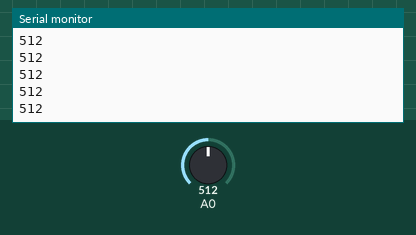
Bench run of a program on a simulated Arduino Uno, built with avr-gcc and run on an emulated ATmega328P. Shown: the last lines printed to the serial monitor. The test bench sets the inputs (shaded band); at power-on: A0 = 512.

Above: at 1.2 s.
1.3 s: A0 set to 716
At 1.35 s:
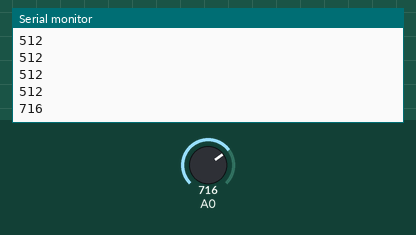
2.8 s: A0 set to 900
At 2.9 s:
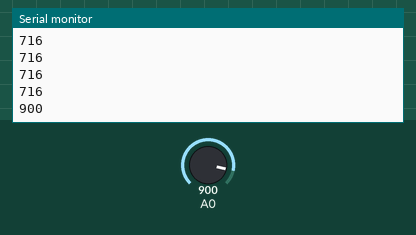
Timing chart, 0 to 5.8 s (numbered marks = the images above; inputs shaded):
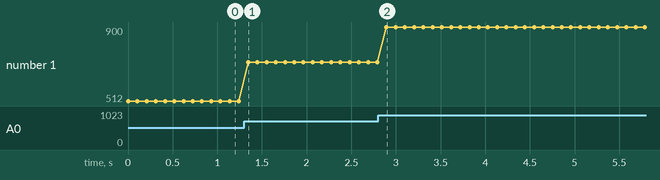

The program:

Main.cpp
```cpp
#include <AVR/Main.h>
#include <AVR/ADC.h>
#include <AVR/UART.h>
#include <AVR/Delay.h>
#include <stdio.h>
#include <string.h>
#include <stdlib.h>

void setup()
{
    adc::setup<128>();
    UART::setup<9600>();
}

void loop()
{
    uint16_t x = adc::read<0>();

    printf("%d\n", x);

    delay_ms(100);
}
```

Measured:
- after the input at 1.3 s, the serial monitor: prints a new line at once (image 1)
- after the input at 2.8 s, the serial monitor: prints a new line after 0.09 s (image 2)
- plotted number 1: 512 → 716 after the input at 1.3 s, 716 → 900 after the input at 2.8 s
